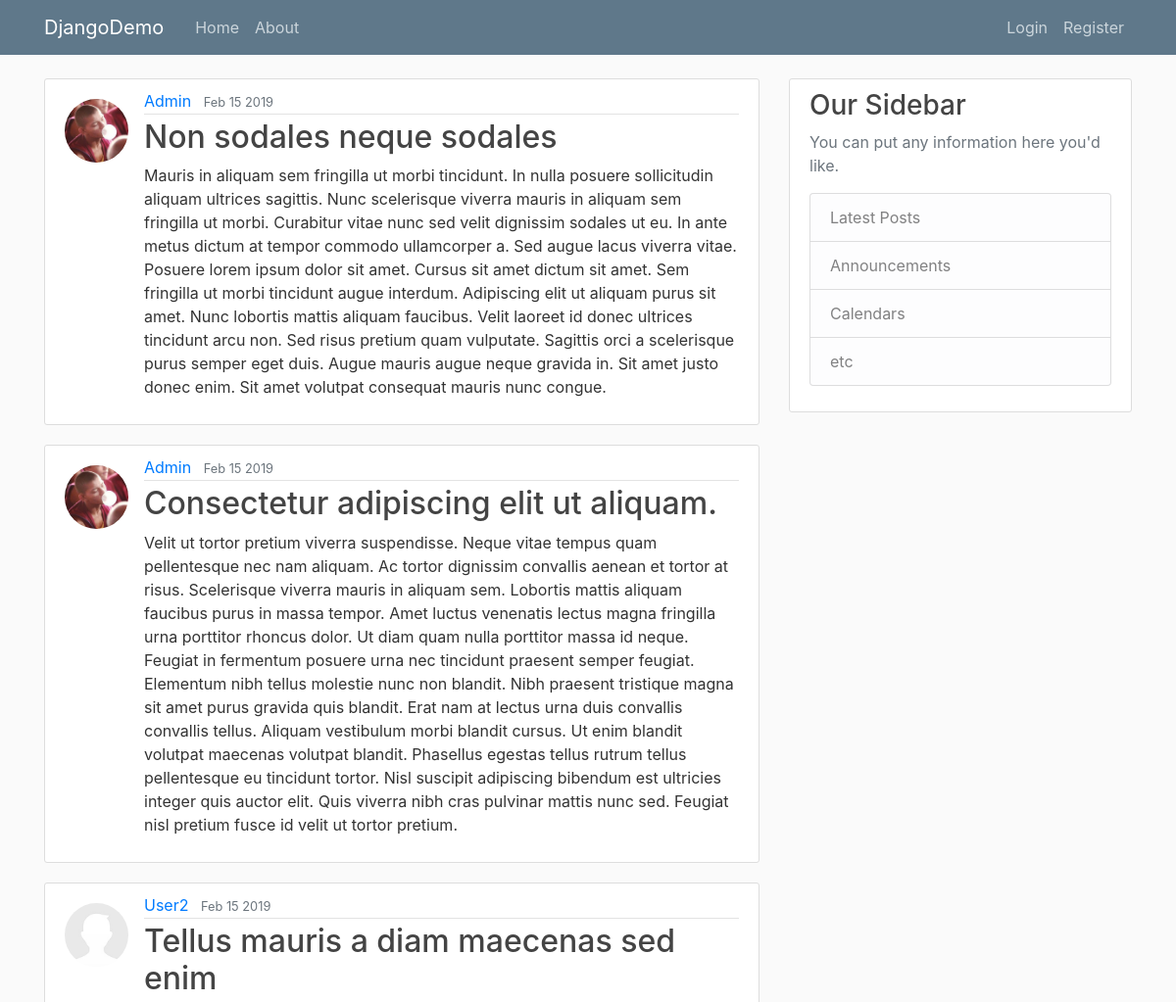
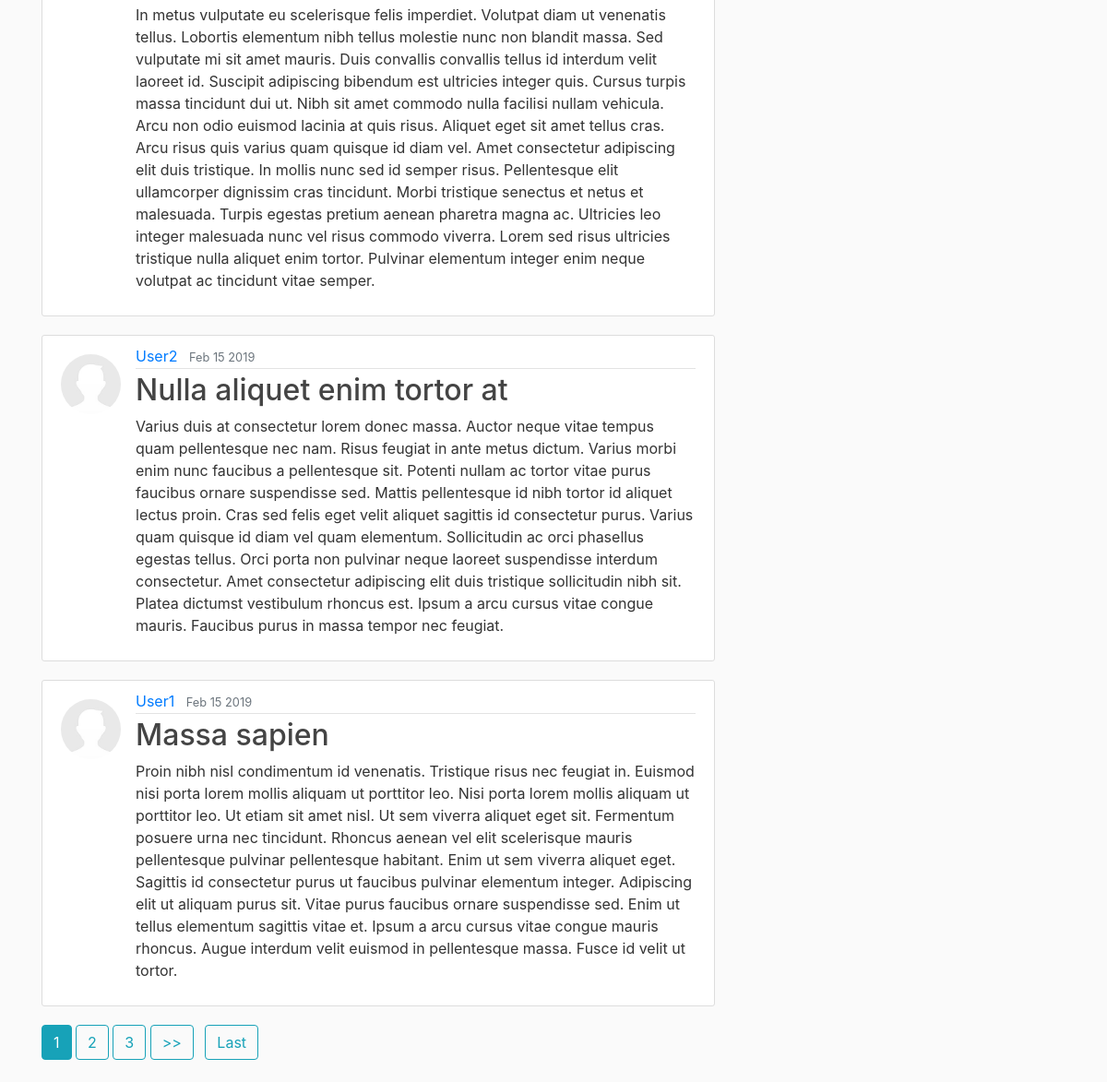
The page / on the database its author committed (2 pictures, top to bottom).
### blog/models.py (models this page shows, shortened)
class Post(models.Model):
    title = models.CharField(max_length=100)
    content = models.TextField()
    date_posted = models.DateTimeField(default=timezone.now)
    author = models.ForeignKey(User, on_delete=models.CASCADE)

### users/models.py (models this page shows, shortened)
class Profile(models.Model):
    user = models.OneToOneField(User, on_delete=models.CASCADE)
    image = models.ImageField(default='default.jpg', upload_to='profile_pics')

### blog/views.py (the view)
# urls.py: path('', PostListView.as_view(), name='blog-home'),
class PostListView(ListView):
    model = Post
    ordering = ['-date_posted']
    paginate_by = 5

### blog/templates/blog/post_list.html (shortened to what this page needs)
{% extends "blog/base.html" %}
{% block content %}
    {% for object in object_list %}
        <article class="media content-section">
          <img class="rounded-circle article-img" src="{{ object.author.profile.image.url }}">
          <div class="media-body">
            <div class="article-metadata">
              <a class="mr-2" href="{% url 'user_posts' object.author.username %}">{{ object.author }}</a>
              <small class="text-muted">{{ object.date_posted|date:"M d Y" }}</small>
            </div>
            <h2><a class="article-title" href="{% url 'post_detail' object.id %}">{{ object.title }}</a></h2>
            <p class="article-content">{{ object.content }}</p>
          </div>
        </article>
    {% endfor %}
    {% if is_paginated %}
        {% for num in page_obj.paginator.page_range %}
            {% if num == page_obj.number %}
                <a class="btn btn-info mb-4" href="?page={{ num }}">{{ num }}</a>
            {% elif num > page_obj.number|add:'-3' and num > 1 and num < page_obj.number|add:'3' and num < page_obj.paginator.num_pages %}
                <a class="btn btn-outline-info mb-4" href="?page={{ num }}">{{num}}</a>
            {% endif %}
        {% endfor %}
        {% if page_obj.has_next %}
            <a class="btn btn-outline-info mb-4" href="?page={{ page_obj.next_page_number }}">>></a>
            <a class="btn btn-outline-info mb-4 ml-2" href="?page={{ page_obj.paginator.num_pages }}">Last</a>
        {% endif %}
    {% endif %}
{% endblock content %}

### blog/static/blog/main.css (style rules this page uses)
body { background: #fafafa; color: #333333; margin-top: 5rem; }
h1, h2, h3, h4, h5, h6 { color: #444444; }
.content-section { background: #ffffff; padding: 10px 20px; border: 1px solid #dddddd; border-radius: 3px; margin-bottom: 20px; }
.article-title { color: #444444; }
.article-content { white-space: pre-line; }
.article-img { height: 65px; width: 65px; margin-top: 10px; margin-right: 16px; }
.article-metadata { padding-bottom: 1px; margin-bottom: 4px; border-bottom: 1px solid #e3e3e3 }

### rows shown on the page
Post: author.profile.image (picture), author "Admin", date_posted "Feb 15 2019", title "Non sodales neque sodales", content "Mauris in aliquam sem fringilla ut morbi tincidunt. In nulla posuere sollicitudin aliquam ultrices sagittis. Nunc scelerisque viverra mauris in aliquam sem fringilla ut morbi. Curabitur vitae nunc sed velit dignissim sodales ut eu. In ante metus dictum at tempor commodo ullamcorper a. Sed augue lacus viverra vitae. Posuere lorem ipsum dolor sit amet. Cursus sit amet dictum sit amet. Sem fringilla ut morbi tincidunt augue interdum. Adipiscing elit ut aliquam purus sit amet. Nunc lobortis mattis aliquam faucibus. Velit laoreet id donec ultrices tincidunt arcu non. Sed risus pretium quam vulputate. Sagittis orci a scelerisque purus semper eget duis. Augue mauris augue neque gravida in. Sit…"
Post: author.profile.image (picture), author "Admin", date_posted "Feb 15 2019", title "Consectetur adipiscing elit ut aliquam.", content "Velit ut tortor pretium viverra suspendisse. Neque vitae tempus quam pellentesque nec nam aliquam. Ac tortor dignissim convallis aenean et tortor at risus. Scelerisque viverra mauris in aliquam sem. Lobortis mattis aliquam faucibus purus in massa tempor. Amet luctus venenatis lectus magna fringilla urna porttitor rhoncus dolor. Ut diam quam nulla porttitor massa id neque. Feugiat in fermentum posuere urna nec tincidunt praesent semper feugiat. Elementum nibh tellus molestie nunc non blandit. Nibh praesent tristique magna sit amet purus gravida quis blandit. Erat nam at lectus urna duis convallis convallis tellus. Aliquam vestibulum morbi blandit cursus. Ut enim blandit volutpat maecenas…"
Post: author.profile.image (placeholder picture), author "User2", date_posted "Feb 15 2019", title "Tellus mauris a diam maecenas sed enim", content "In metus vulputate eu scelerisque felis imperdiet. Volutpat diam ut venenatis tellus. Lobortis elementum nibh tellus molestie nunc non blandit massa. Sed vulputate mi sit amet mauris. Duis convallis convallis tellus id interdum velit laoreet id. Suscipit adipiscing bibendum est ultricies integer quis. Cursus turpis massa tincidunt dui ut. Nibh sit amet commodo nulla facilisi nullam vehicula. Arcu non odio euismod lacinia at quis risus. Aliquet eget sit amet tellus cras. Arcu risus quis varius quam quisque id diam vel. Amet consectetur adipiscing elit duis tristique. In mollis nunc sed id semper risus. Pellentesque elit ullamcorper dignissim cras tincidunt. Morbi tristique senectus et netus…"
Post: author.profile.image (placeholder picture), author "User2", date_posted "Feb 15 2019", title "Nulla aliquet enim tortor at", content "Varius duis at consectetur lorem donec massa. Auctor neque vitae tempus quam pellentesque nec nam. Risus feugiat in ante metus dictum. Varius morbi enim nunc faucibus a pellentesque sit. Potenti nullam ac tortor vitae purus faucibus ornare suspendisse sed. Mattis pellentesque id nibh tortor id aliquet lectus proin. Cras sed felis eget velit aliquet sagittis id consectetur purus. Varius quam quisque id diam vel quam elementum. Sollicitudin ac orci phasellus egestas tellus. Orci porta non pulvinar neque laoreet suspendisse interdum consectetur. Amet consectetur adipiscing elit duis tristique sollicitudin nibh sit. Platea dictumst vestibulum rhoncus est. Ipsum a arcu cursus vitae congue…"
Post: author.profile.image (placeholder picture), author "User1", date_posted "Feb 15 2019", title "Massa sapien", content "Proin nibh nisl condimentum id venenatis. Tristique risus nec feugiat in. Euismod nisi porta lorem mollis aliquam ut porttitor leo. Nisi porta lorem mollis aliquam ut porttitor leo. Ut etiam sit amet nisl. Ut sem viverra aliquet eget sit. Fermentum posuere urna nec tincidunt. Rhoncus aenean vel elit scelerisque mauris pellentesque pulvinar pellentesque habitant. Enim ut sem viverra aliquet eget. Sagittis id consectetur purus ut faucibus pulvinar elementum integer. Adipiscing elit ut aliquam purus sit. Vitae purus faucibus ornare suspendisse sed. Enim ut tellus elementum sagittis vitae et. Ipsum a arcu cursus vitae congue mauris rhoncus. Augue interdum velit euismod in pellentesque massa.…"

### other values the page prints
{{ num }} "1"
{{ num }} "2" "3"
